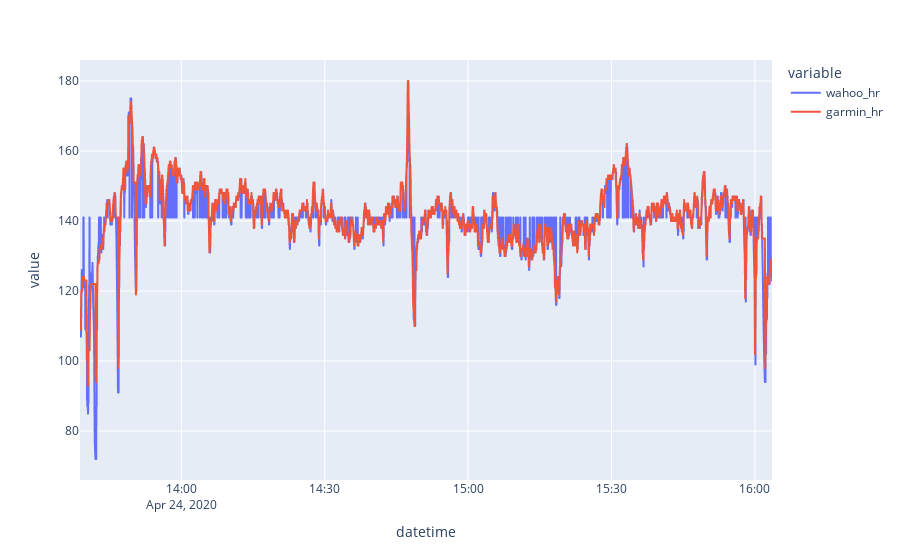

Notebook code for this chart:
### Code cell
import plotly.express as px
import plotly.graph_objects as go

import pandas as pd

df = pd.DataFrame(bundled_time_hr)
fig = px.line(df, x='datetime', y=['wahoo_hr', 'garmin_hr'])
fig.show()

### Figure 1 — Plotly figure (JSON) as saved in the notebook; plotly's stock layout.template omitted (floating-point values rounded to 4 significant figures; data arrays with more than 128 entries replaced by an {"elided": "..."} marker saying what was removed)
{"data": [{"hovertemplate": "variable=wahoo_hr<br>datetime=%{x}<br>value=%{y}<extra></extra>", "legendgroup": "wahoo_hr", "line": {"color": "#636efa", "dash": "solid"}, "mode": "lines", "name": "wahoo_hr", "showlegend": true, "type": "scattergl", "x": {"elided": "8520 str values"}, "xaxis": "x", "y": {"elided": "8520 int values"}, "yaxis": "y"}, {"hovertemplate": "variable=garmin_hr<br>datetime=%{x}<br>value=%{y}<extra></extra>", "legendgroup": "garmin_hr", "line": {"color": "#EF553B", "dash": "solid"}, "mode": "lines", "name": "garmin_hr", "showlegend": true, "type": "scattergl", "x": {"elided": "8520 str values"}, "xaxis": "x", "y": {"elided": "8520 int values"}, "yaxis": "y"}], "layout": {"legend": {"title": {"text": "variable"}, "tracegroupgap": 0}, "margin": {"t": 60}, "xaxis": {"anchor": "y", "domain": [0, 1], "title": {"text": "datetime"}}, "yaxis": {"anchor": "x", "domain": [0, 1], "title": {"text": "value"}}}}
